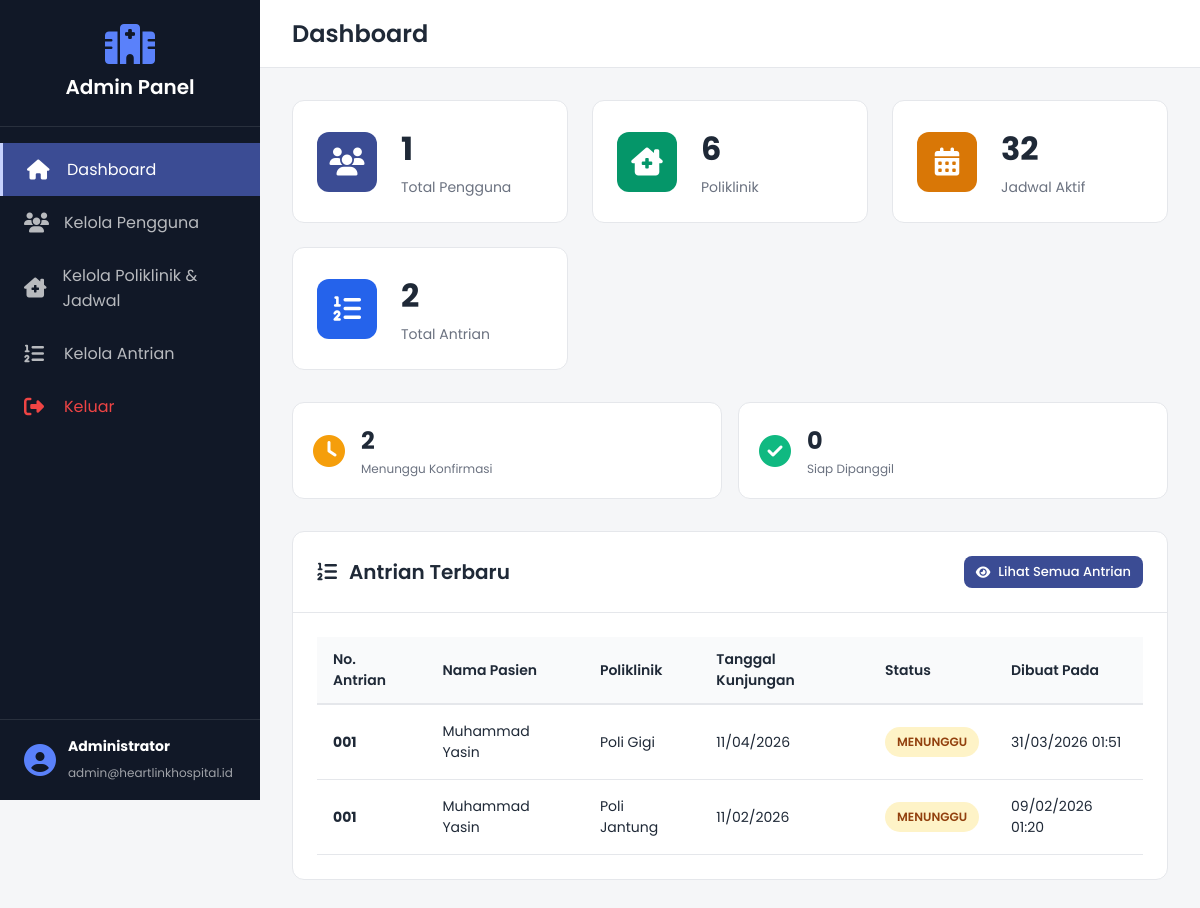
Page /admin-panel/pages/index.php (signed in) on the committed database.
### tables this page shows
CREATE TABLE `reservations` (
  `id` int(11) NOT NULL,
  `user_id` int(11) NOT NULL,
  `patient_id` int(11) NOT NULL,
  `polyclinic_schedule_id` int(11) NOT NULL,
  `reservation_date` date NOT NULL,
  `queue_number` int(11) NOT NULL,
  `status` enum('pending','confirmed','completed','cancelled') DEFAULT 'pending',
  `created_at` timestamp NOT NULL DEFAULT current_timestamp()
);

CREATE TABLE `patients` (
  `id` int(11) NOT NULL,
  `user_id` int(11) NOT NULL,
  `nik` varchar(16) NOT NULL,
  `full_name` varchar(100) NOT NULL,
  `place_of_birth` varchar(50) DEFAULT NULL,
  `date_of_birth` date NOT NULL,
  `gender` enum('L','P') NOT NULL,
  `address` text DEFAULT NULL,
  `phone_number` varchar(15) DEFAULT NULL,
  `created_at` timestamp NOT NULL DEFAULT current_timestamp()
);

CREATE TABLE `polyclinics` (
  `id` int(11) NOT NULL,
  `name` varchar(100) NOT NULL
);

### admin-panel/pages/index.php (the view, shortened to what this page needs)
<?php
require_once '../../config/connection.php';
$stats = [];
$result = $db->query("SELECT COUNT(*) as count FROM users WHERE role = 'user'");
$stats['users'] = $result->fetch_assoc()['count'];
$result = $db->query("SELECT COUNT(*) as count FROM polyclinics");
$stats['polyclinics'] = $result->fetch_assoc()['count'];
$result = $db->query("SELECT COUNT(*) as count FROM polyclinic_schedules");
$stats['schedules'] = $result->fetch_assoc()['count'];
$result = $db->query("SELECT COUNT(*) as count FROM reservations");
$stats['reservations'] = $result->fetch_assoc()['count'];
$result = $db->query("SELECT COUNT(*) as count FROM reservations WHERE status = 'pending'");
$stats['pending'] = $result->fetch_assoc()['count'];
$result = $db->query("SELECT COUNT(*) as count FROM reservations WHERE status = 'confirmed'");
$stats['confirmed'] = $result->fetch_assoc()['count'];
$recent_reservations = $db->query("
    SELECT r.*, p.full_name as patient_name, po.name as polyclinic_name
    FROM reservations r
    LEFT JOIN patients p ON r.patient_id = p.id
    LEFT JOIN polyclinic_schedules ps ON r.polyclinic_schedule_id = ps.id
    LEFT JOIN polyclinics po ON ps.polyclinic_id = po.id
    ORDER BY r.created_at DESC
    LIMIT 10
");
include '../includes/header.php';
include '../includes/sidebar.php';
?>
<div class="dashboard-stats">
    <div class="stat-card">
        <div class="stat-icon stat-primary">
            <i class="fas fa-users"></i>
        </div>
        <div class="stat-content">
            <h3><?php echo number_format($stats['users']); ?></h3>
            <p>Total Pengguna</p>
        </div>
    </div>
    <div class="stat-card">
        <div class="stat-icon stat-success">
            <i class="fas fa-clinic-medical"></i>
        </div>
        <div class="stat-content">
            <h3><?php echo number_format($stats['polyclinics']); ?></h3>
            <p>Poliklinik</p>
        </div>
    </div>
    <div class="stat-card">
        <div class="stat-icon stat-warning">
            <i class="fas fa-calendar-alt"></i>
        </div>
        <div class="stat-content">
            <h3><?php echo number_format($stats['schedules']); ?></h3>
            <p>Jadwal Aktif</p>
        </div>
    </div>
    <div class="stat-card">
        <div class="stat-icon stat-info">
            <i class="fas fa-list-ol"></i>
        </div>
        <div class="stat-content">
            <h3><?php echo number_format($stats['reservations']); ?></h3>
            <p>Total Antrian</p>
        </div>
    </div>
</div>
<div class="stats-row" style="margin-top: 20px;">
    <div class="stat-mini stat-warning">
        <i class="fas fa-clock"></i>
        <div>
            <h4><?php echo $stats['pending']; ?></h4>
            <p>Menunggu Konfirmasi</p>
        </div>
    </div>
    <div class="stat-mini stat-success">
        <i class="fas fa-check-circle"></i>
        <div>
            <h4><?php echo $stats['confirmed']; ?></h4>
            <p>Siap Dipanggil</p>
        </div>
    </div>
</div>
<div class="card">
    <div class="card-header">
        <h2><i class="fas fa-list-ol"></i> Antrian Terbaru</h2>
        <?php if (!$is_doctor): ?>
            <a href="reservations.php" class="btn btn-sm btn-primary">
                <i class="fas fa-eye"></i> Lihat Semua Antrian
            </a>
        <?php endif; ?>
    </div>
    <div class="card-body">
        <div class="table-responsive">
            <table class="table">
                <thead>
                    <tr>
                        <th>No. Antrian</th>
                        <th>Nama Pasien</th>
                        <th>Poliklinik</th>
                        <th>Tanggal Kunjungan</th>
                        <th>Status</th>
                        <th>Dibuat Pada</th>
                    </tr>
                </thead>
                <tbody>
                    <?php if ($recent_reservations->num_rows > 0): ?>
                        <?php while ($row = $recent_reservations->fetch_assoc()): ?>
                            <tr>
                                <td><strong><?php echo str_pad($row['queue_number'], 3, '0', STR_PAD_LEFT); ?></strong></td>
                                <td><?php echo htmlspecialchars($row['patient_name']); ?></td>
                                <td><?php echo htmlspecialchars($row['polyclinic_name']); ?></td>
                                <td><?php echo date('d/m/Y', strtotime($row['reservation_date'])); ?></td>
                                <td>
                                    <span class="badge badge-<?php echo $row['status']; ?>">
                                        <?php
                                        $status_labels = [
                                            'pending' => 'Menunggu',
                                            'confirmed' => 'Dikonfirmasi',
                                            'completed' => 'Selesai',
                                            'cancelled' => 'Dibatalkan'
                                        ];
                                        echo $status_labels[$row['status']] ?? ucfirst($row['status']);
                                        ?>
                                    </span>
                                </td>
                                <td><?php echo date('d/m/Y H:i', strtotime($row['created_at'])); ?></td>
                            </tr>
                        <?php endwhile; ?>
                    <?php else: ?>
                        <tr>
                            <td colspan="6" class="text-center">Belum ada antrian</td>
                        </tr>
                    <?php endif; ?>
                </tbody>
            </table>
        </div>
    </div>
</div>
<?php include '../includes/footer.php'; ?>

### admin-panel/css/admin.css (style rules this page uses)
:root { --primary: #3B4C94; --primary-dark: #2D3A70; --secondary: #5A81FA; --success: #10B981; --warning: #F59E0B; --danger: #EF4444; --info: #3B82F6; --dark: #1F2937; --light: #F9FAFB; --white: #FFFFFF; --gray: #6B7280; --border: #E5E7EB; }
* { margin: 0; padding: 0; box-sizing: border-box; }
body { font-family: 'Poppins', sans-serif; background-color: #F5F6F8; color: var(--dark); }
.card { background: var(--white); border-radius: 0.75rem; border: 1px solid var(--border); margin-bottom: 1.5rem; }
.card-header { padding: 1.5rem; border-bottom: 1px solid var(--border); display: flex; align-items: center; justify-content: space-between; }
.card-header h2 { font-size: 1.25rem; font-weight: 600; color: var(--dark); display: flex; align-items: center; gap: 0.75rem; }
.card-body { padding: 1.5rem; }
.dashboard-stats { display: grid; grid-template-columns: repeat(auto-fit, minmax(250px, 1fr)); gap: 1.5rem; margin-bottom: 2rem; }
.stat-card { background: var(--white); border-radius: 0.75rem; padding: 1.5rem; display: flex; align-items: center; gap: 1.5rem; border: 1px solid var(--border); }
.stat-icon { width: 60px; height: 60px; border-radius: 0.75rem; display: flex; align-items: center; justify-content: center; font-size: 1.75rem; color: var(--white); }
.stat-icon.stat-primary { background: var(--primary); }
.stat-icon.stat-success { background: #059669; }
.stat-icon.stat-warning { background: #D97706; }
.stat-icon.stat-info { background: #2563EB; }
.stat-content h3 { font-size: 2rem; font-weight: 700; color: var(--dark); margin-bottom: 0.25rem; }
.stat-content p { color: var(--gray); font-size: 0.875rem; }
.stats-row { display: grid; grid-template-columns: repeat(auto-fit, minmax(200px, 1fr)); gap: 1rem; margin-bottom: 2rem; }
.stat-mini { background: var(--white); border-radius: 0.75rem; padding: 1.25rem; display: flex; align-items: center; gap: 1rem; border: 1px solid var(--border); }
.stat-mini i { font-size: 2rem; }
.stat-mini h4 { font-size: 1.5rem; font-weight: 700; margin-bottom: 0.125rem; }
.stat-mini p { font-size: 0.75rem; color: var(--gray); }
.stat-mini.stat-warning i { color: var(--warning); }
.stat-mini.stat-success i { color: var(--success); }
.table-responsive { overflow-x: auto; }
.table { width: 100%; border-collapse: collapse; }
.table thead th { background: var(--light); padding: 0.75rem 1rem; text-align: left; font-weight: 600; font-size: 0.875rem; color: var(--dark); border-bottom: 2px solid var(--border); }
.table tbody td { padding: 1rem; border-bottom: 1px solid var(--border); font-size: 0.875rem; }
.btn { display: inline-flex; align-items: center; gap: 0.5rem; padding: 0.625rem 1.25rem; border: none; border-radius: 0.5rem; font-family: 'Poppins', sans-serif; font-size: 0.875rem; font-weight: 500; cursor: pointer; transition: background-color 0.2s ease, color 0.2s ease, border-color 0.2s ease; text-decoration: none; }
.btn-primary { background: var(--primary); color: var(--white); }
.btn-sm { padding: 0.375rem 0.75rem; font-size: 0.8125rem; }
.badge { display: inline-block; padding: 0.375rem 0.75rem; border-radius: 9999px; font-size: 0.75rem; font-weight: 600; text-transform: uppercase; }
.badge-pending { background: #FEF3C7; color: #92400E; }

### rows in the picture
reservations: queue_number "001", patient.full_name "Muhammad Yasin", polyclinics.name "Poli Gigi", reservation_date "11/04/2026", status "MENUNGGU", created_at "31/03/2026 01:51"
reservations: queue_number "001", patient.full_name "Muhammad Yasin", polyclinics.name "Poli Jantung", reservation_date "11/02/2026", status "MENUNGGU", created_at "09/02/2026 01:20"

### other values in the picture
$_SESSION['user_name'] "Administrator"
$_SESSION['email'] "admin@heartlinkhospital.id"
$page_title "Dashboard"
$stats['users'] "1"
$stats['polyclinics'] "6"
$stats['schedules'] "32"
$stats['reservations'] "2"
$stats['pending'] "2"
$stats['confirmed'] "0"
